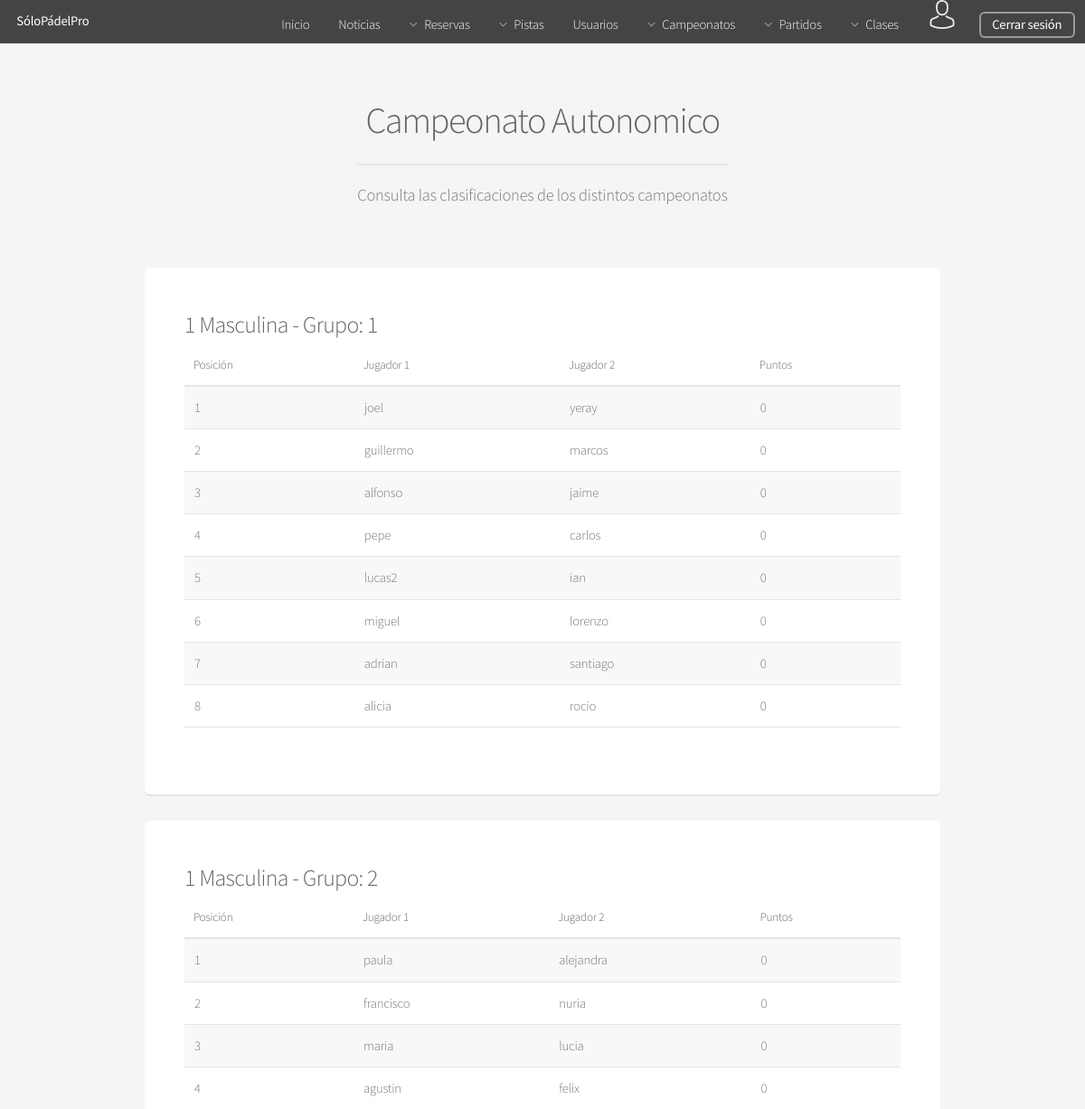
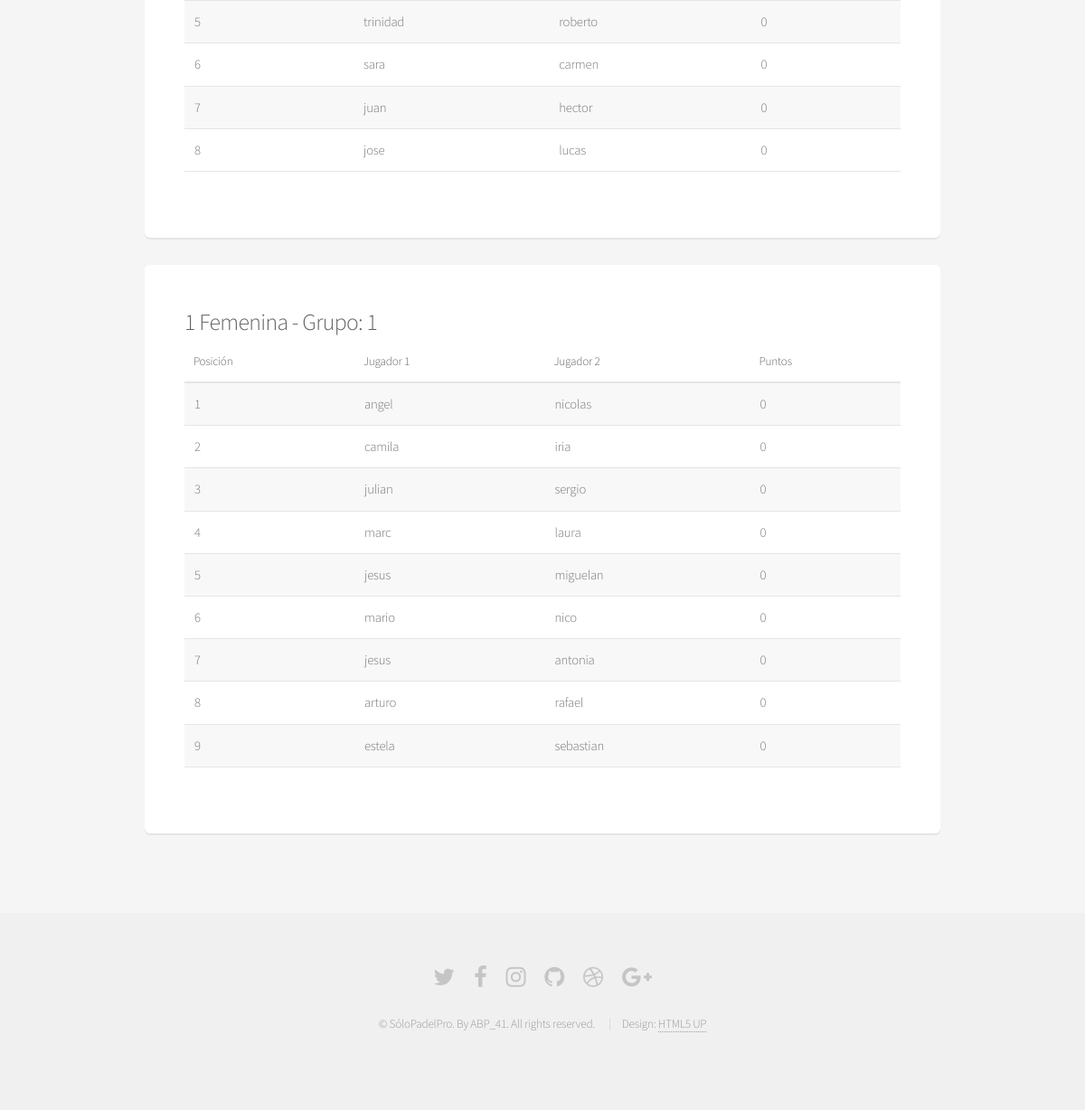
The page /Controllers/CLASIFICACION_Controller.php?action=RANKING&campeonato_ID=2&nombre=Campeonato Autonomico (signed in) on the database its author committed (2 pictures, top to bottom).
### tables this page shows
CREATE TABLE IF NOT EXISTS GRUPO(
  ID int(225) AUTO_INCREMENT NOT NULL ,
  NOMBRE char(1) NOT NULL,
  CAMPEONATO_ID int(225) NOT NULL,
  CATEGORIA_ID int(225) NOT NULL,
  PRIMARY KEY(ID),
  FOREIGN KEY (CAMPEONATO_ID) REFERENCES CAMPEONATO (ID) ON DELETE CASCADE,
  FOREIGN KEY (CATEGORIA_ID) REFERENCES CATEGORIA (ID) ON DELETE CASCADE
);

CREATE TABLE IF NOT EXISTS CATEGORIA(
  ID int(225) AUTO_INCREMENT NOT NULL,
  NIVEL int(5) NOT NULL,
  GENERO varchar(10) NOT NULL,
  PRIMARY KEY (ID)
);

### Controllers/CLASIFICACION_Controller.php (called while the page is built, shortened)
<?php
    include "../Views/CLASIFICACION/RANKING_View.php";
    include "../Models/CAMPEONATO_Model.php";
    include "../Models/CLASIFICACION_Model.php";
	if(isset($_REQUEST['action']))  {
        $action = $_REQUEST['action'];
    }else{
        $action = '';
    }
    if(isset($_REQUEST['campeonato_ID']))  {
        $campeonato_ID = $_REQUEST['campeonato_ID'];
    }
    if(isset($_REQUEST['nombre']))  {
        $nombre = $_REQUEST['nombre'];
    }
    switch ($action) {
        case 'RANKING':
            if(isset($_REQUEST["campeonato_ID"])){
                    $CLASIFICACION = new CLASIFICACION_Model('','','');
                    $nombre_tablas = $CLASIFICACION->CAM_CAT_GRU($campeonato_ID);
                    $clasificaciones = $CLASIFICACION->SHOWALL($campeonato_ID);
                    $num_grupos = $CLASIFICACION->NUM_GRUPOS($campeonato_ID);
                    new RANKING($nombre,$nombre_tablas, $clasificaciones,$num_grupos);
            }
            break;
    }
?>

### Models/CLASIFICACION_Model.php (called while the page is built, shortened)
<?php
class CLASIFICACION_Model{
	var $mysqli;
	function __construct($puntos,$pareja_ID,$grupo_id){
        include_once '../Functions/Access_DB.php';
               $this->mysqli = ConnectDB();
    }
    function GET_GRUPOS($campeonato_id){
        $sql_cam = "SELECT * FROM GRUPO WHERE (CAMPEONATO_ID = '$campeonato_id')";
        return $res_cam = $this->mysqli->query($sql_cam);
    }
    function SHOWALL($campeonato_id){
        $grupos = $this->GET_GRUPOS($campeonato_id);
        $list_grupo =  NULL;
        while ( $grupo = mysqli_fetch_array($grupos) ) {
            $id_grupo = $grupo['ID'];
            $sql = "SELECT
                        C.PUNTOS,
                        P.JUGADOR_1,
                        P.JUGADOR_2
                    FROM
                        CLASIFICACION C,
                        PAREJA P
                    WHERE
                        (C.PAREJA_ID = P.ID) AND
                        (C.GRUPO_ID = '$id_grupo')
                    GROUP BY P.ID
                    ORDER BY C.PUNTOS DESC";
            if($clasificacion_grupo = $this->mysqli->query($sql)){
                $list_grupo[$id_grupo] = $clasificacion_grupo;
            }
        }
        return $list_grupo;
    }
    function CAM_CAT_GRU($campeonato_id){
        $sql_cam = "SELECT  G.NOMBRE AS GRUPO_NOMBRE,
                            CM.NOMBRE AS CAMPEONATO_NOMBRE,
                            CT.NIVEL AS NIVEL,
                            CT.GENERO AS GENERO,
                            G.ID AS GRUPO_ID
                        FROM    GRUPO G,
                                CAMPEONATO_CATEGORIA CC,
                                CAMPEONATO CM,
                                CATEGORIA CT
                        WHERE   (G.CAMPEONATO_ID = CC.CAMPEONATO_ID) AND
                                (G.CATEGORIA_ID = CC.CATEGORIA_ID) AND
                                (CM.ID = CC.CAMPEONATO_ID) AND
                                (CT.ID = CC.CATEGORIA_ID) AND
                                (G.CAMPEONATO_ID = CM.ID) AND
                                (G.CATEGORIA_ID = CT.ID) AND
                                (CM.ID = '$campeonato_id')";
        return $res_cam = $this->mysqli->query($sql_cam);
    }
    function ACTUALIZAR_CLASIFICACION($resultado, $enfrentamiento){
        $sets=explode("/", $resultado);
        $set_1=$sets[0];
        $set_2=$sets[1];
        $set_3=$sets[2];
        $set_1=explode('-', $set_1);
        $p1_set1 = $set_1[0];
        $p2_set1 = $set_1[1];
        $set_2=explode('-', $set_2);
        $p1_set2 = $set_2[0];
        $p2_set2 = $set_2[1];
        $set_3=explode('-', $set_3);
        $p1_set3 = $set_3[0];
        $p2_set3 = $set_3[1];
        $ganador_set_1 = $this->GANADOR_SET($p1_set1, $p2_set1);
        $ganador_set_2 = $this->GANADOR_SET($p1_set2, $p2_set2);
        $ganador_set_3 = $this->GANADOR_SET($p1_set3, $p2_set3);
        $ganador_partido = $this->GANADOR_PARTIDO($ganador_set_1,$ganador_set_2,$ganador_set_3);
        $sql_enf = "SELECT * FROM ENFRENTAMIENTO WHERE (ID = '$enfrentamiento')";
        $res_enf = $this->mysqli->query($sql_enf);
        if ($row_enf = mysqli_fetch_array($res_enf) ){
            $pareja_1 = $row_enf['PAREJA_1'];
            $pareja_2 = $row_enf['PAREJA_2'];
            $grupo_id = $row_enf['GRUPO_ID'];
        }
        $sql_pt1 = "SELECT * FROM CLASIFICACION WHERE (PAREJA_ID = '$pareja_1') AND (GRUPO_ID = '$grupo_id')";
        $res_enf1 = $this->mysqli->query($sql_pt1);
        $sql_pt2 = "SELECT * FROM CLASIFICACION WHERE (PAREJA_ID = '$pareja_2') AND (GRUPO_ID = '$grupo_id') ";
        $res_enf2 = $this->mysqli->query($sql_pt2);
        $row_enf1 = mysqli_fetch_array($res_enf1);
        $row_enf2 = mysqli_fetch_array($res_enf2);
            $p1_pt = $row_enf1['PUNTOS'];
            $p2_pt = $row_enf2['PUNTOS'];
        if($ganador_partido == 1){
            $p1_pt = $p1_pt + 3;
            $p2_pt = $p2_pt + 1;
        }
        $sql_UP1 = "UPDATE CLASIFICACION SET PUNTOS = '$p1_pt' WHERE (PAREJA_ID = '$pareja_1') AND (GRUPO_ID = '$grupo_id') ";
        $sql_UP2 = "UPDATE CLASIFICACION SET PUNTOS = '$p2_pt' WHERE (PAREJA_ID = '$pareja_2') AND (GRUPO_ID = '$grupo_id') ";
        $this->mysqli->query($sql_UP1);
        $this->mysqli->query($sql_UP2);
    }
    function GANADOR_SET($set_p1, $set_p2){
        if( ($set_p1 >= 6) || ($set_p2 >= 6)) {
            if($set_p1 > $set_p2){
                return 1;
            }
             if($set_p1 < $set_p2){
                return 2;
            }
            return 0;
        }else{
            return 0;
        }
    }
    function GANADOR_PARTIDO($set1,$set2,$set3){
        $cont_p1 = 0;
        $cont_p2 = 0;
        if($set1 == 1){
            $cont_p1 = $cont_p1 + 1;
        }
        if($set2 == 1){
            $cont_p1 = $cont_p1 + 1;
        }
       if($set2 == 2){
            $cont_p2 = $cont_p2 + 1;
        }
        if($set3 == 1){
            $cont_p1 = $cont_p1 + 1;
        }
        if($cont_p1 > $cont_p2 ){
            return 1;
        }
        return 0;
    }
}
?>

### Functions/Access_DB.php (called while the page is built, shortened)
<?php
function ConnectDB(){
   $conexion = mysqli_connect("localhost", "abp41", "abp41", "ABP") or (new MESSAGE('ERROR: No se ha podido conectar con la base de datos', '../index.php'));
 if ($conexion->connect_errno) {
    	return false;
 }else{
 	return $conexion;
 }
}
?>

### Views/CLASIFICACION/RANKING_View.php (the view, shortened to what this page needs)
<?php
class RANKING{
	var $campeonato;
	var $nombre_tablas;
	var $num_grupos;
	var $clasificaciones;
	function __construct($campeonato,$nombre_tablas,$clasificaciones,$num_grupos){
		$this->campeonato = $campeonato;
		$this->nombre_tablas = $nombre_tablas;
		$this->num_grupos = $num_grupos;
		$this->clasificaciones = $clasificaciones;
		$this->render();
	}
function render(){
    include '../Views/HEADER_View.php';
?>
	<section id="main" class="container">
		<header>
		   <h2><?php  echo $this->campeonato?></h2>
		    <p>Consulta las clasificaciones de los distintos campeonatos</p>
		 </header>
		 <div class="row">
			<div class="col-12">
									<?php $j = 0; for ($gru=0; $gru < $this->num_grupos; $gru++) {
									 if($cam_cat_gru = mysqli_fetch_array($this->nombre_tablas)){
									 	if(array_key_exists($cam_cat_gru['GRUPO_ID'], $this->clasificaciones))	{
									 		$tupla = $this->clasificaciones[$cam_cat_gru['GRUPO_ID']]; ?>
					 		<section class="box">
					 			<h3><?php echo $cam_cat_gru['NIVEL']." ".$cam_cat_gru['GENERO']." - Grupo: ".$cam_cat_gru['GRUPO_NOMBRE'] ?></h3>
						    		<div class="table-wrapper">
										<table>
											<thead >
												<tr>
													<th>Posición</th>
													<th>Jugador 1</th>
													<th>Jugador 2</th>
													<th>Puntos</th>
												</tr>
											</thead>
											<tbody>
											<?php $i=1;
											while ($clas = mysqli_fetch_array($tupla)) {
											?>
												<tr>
													<td><?php echo $i?></td>
													<td><?php echo $clas['JUGADOR_1']?></td>
													<td><?php echo $clas['JUGADOR_2']?></td>
													<td><?php echo $clas['PUNTOS']?></td>
												</tr>
											<?php $i++; } ?>
											</tbody>
							</table>
						</div>
					</section>
										 <?php
										  }
									}
								 }
						 ?>
        </div>
			</div>
   		</section>
   	<?php
		        include '../Views/FOOTER_View.php';
		    }
		}
    ?>

### assets/css/main.css (style rules this page uses)
html, body, div, span, applet, object, iframe, h1, h2, h3, h4, h5, h6, p, blockquote, pre, a, abbr, acronym, address, big, cite, code, del, dfn, em, img, ins, kbd, q, s, samp, small, strike, strong, sub, sup, tt, var, b, u, i, center, dl, dt, dd, ol, ul, li, fieldset, form, label, legend, table, caption, tbody, tfoot, thead, tr, th, td, article, aside, canvas, details, embed, figure, figcaption, footer, header, hgroup, menu, nav, output, ruby, section, summary, time, mark, audio, video { margin: 0; padding: 0; border: 0; font-size: 100%; font: inherit; vertical-align: baseline; }
article, aside, details, figcaption, figure, footer, header, hgroup, menu, nav, section { display: block; }
body { line-height: 1; }
table { border-collapse: collapse; border-spacing: 0; }
body { -webkit-text-size-adjust: none; }
body { -ms-overflow-style: scrollbar; }
html { box-sizing: border-box; }
*, *:before, *:after { box-sizing: inherit; }
body { background: #f5f5f5; }
body, input, select, textarea { color: #777; font-family: "Source Sans Pro", sans-serif; font-size: 16pt; font-weight: 300; line-height: 1.65em; letter-spacing: -0.015em; }
p { margin: 0 0 2em 0; }
h1, h2, h3, h4, h5, h6 { color: #646464; font-weight: 300; line-height: 1em; margin: 0 0 0.5em 0; }
h2 { font-size: 2.25em; line-height: 1.5em; letter-spacing: -0.035em; }
h3 { font-size: 1.75em; line-height: 1.5em; letter-spacing: -0.025em; }
.row { display: flex; flex-wrap: wrap; box-sizing: border-box; align-items: stretch; }
.row>* { box-sizing: border-box; }
.row>.col-12 { width: 100%; }
.row { margin-top: 0; margin-left: -2em; }
.row>* { padding: 0 0 0 2em; }
@media screen and (max-width: 1680px) { .row { display: flex; flex-wrap: wrap; box-sizing: border-box; align-items: stretch; } }
@media screen and (max-width: 1680px) { .row>* { box-sizing: border-box; } }
@media screen and (max-width: 1680px) { .row { margin-top: 0; margin-left: -2em; } }
@media screen and (max-width: 1680px) { .row>* { padding: 0 0 0 2em; } }
@media screen and (max-width: 1280px) { .row { display: flex; flex-wrap: wrap; box-sizing: border-box; align-items: stretch; } }
@media screen and (max-width: 1280px) { .row>* { box-sizing: border-box; } }
@media screen and (max-width: 1280px) { .row { margin-top: 0; margin-left: -2em; } }
@media screen and (max-width: 1280px) { .row>* { padding: 0 0 0 2em; } }
.container { margin: 0 auto; max-width: calc(100% - 5em); width: 60em; }
header p { color: #999; position: relative; margin: 0 0 1.5em 0; font-style: italic; }
header h2+p { font-size: 1.25em; margin-top: -1em; line-height: 1.5em; }
.box { background: #fff; border-radius: 6px; box-shadow: 0 2px 0 0 #e5e5e5; margin: 0 0 2em 0; padding: 3em; }
.box> :last-child { margin-bottom: 0; }
.table-wrapper { -webkit-overflow-scrolling: touch; overflow-x: auto; }
table { margin: 0 0 2em 0; width: 100%; }
table tbody tr { border: solid 1px #e5e5e5; border-left: 0; border-right: 0; }
table tbody tr:nth-child(2n+1) { background-color: #f8f8f8; }
table td { padding: 0.75em 0.75em; }
table th { color: #646464; font-size: 0.9em; font-weight: 300; padding: 0 0.75em 0.75em 0.75em; text-align: left; }
table thead { border-bottom: solid 2px #e5e5e5; }
#main { padding: 4em 0; }
#main>header { text-align: center; margin: 0 0 3em 0; }
#main>header h2 { font-size: 2.75em; margin: 0; }
#main>header p { border-top: solid 2px #e5e5e5; color: #777; display: inline-block; font-style: normal; margin: 1em 0 0 0; padding: 1em 0 1.25em 0; }
@media screen and (max-width: 1680px) { body, input, select, textarea { font-size: 13pt; } }
@media screen and (max-width: 1280px) { body, input, select, textarea { font-size: 11pt; } }

### rows shown on the page
grupo: CATEGORIA_ID.NIVEL "1", CATEGORIA_ID.GENERO "Masculina", NOMBRE "1", JUGADOR_1 "joel", JUGADOR_2 "yeray", PUNTOS "0", JUGADOR_1 "guillermo", JUGADOR_2 "marcos", JUGADOR_1 "alfonso", JUGADOR_2 "jaime", JUGADOR_1 "pepe", JUGADOR_2 "carlos", JUGADOR_1 "lucas2", JUGADOR_2 "ian", JUGADOR_1 "miguel", JUGADOR_2 "lorenzo", JUGADOR_1 "adrian", JUGADOR_2 "santiago", JUGADOR_1 "alicia", JUGADOR_2 "rocio"
grupo: CATEGORIA_ID.NIVEL "1", CATEGORIA_ID.GENERO "Masculina", NOMBRE "2", JUGADOR_1 "paula", JUGADOR_2 "alejandra", PUNTOS "0", JUGADOR_1 "francisco", JUGADOR_2 "nuria", JUGADOR_1 "maria", JUGADOR_2 "lucia", JUGADOR_1 "agustin", JUGADOR_2 "felix", JUGADOR_1 "trinidad", JUGADOR_2 "roberto", JUGADOR_1 "sara", JUGADOR_2 "carmen", JUGADOR_1 "juan", JUGADOR_2 "hector", JUGADOR_1 "jose", JUGADOR_2 "lucas"
grupo: CATEGORIA_ID.NIVEL "1", CATEGORIA_ID.GENERO "Femenina", NOMBRE "1", JUGADOR_1 "angel", JUGADOR_2 "nicolas", PUNTOS "0", JUGADOR_1 "camila", JUGADOR_2 "iria", JUGADOR_1 "julian", JUGADOR_2 "sergio", JUGADOR_1 "marc", JUGADOR_2 "laura", JUGADOR_1 "jesus", JUGADOR_2 "miguelan", JUGADOR_1 "mario", JUGADOR_2 "nico", JUGADOR_2 "antonia", JUGADOR_1 "arturo", JUGADOR_2 "rafael", JUGADOR_1 "estela", JUGADOR_2 "sebastian"

### other values the page prints
$this->campeonato "Campeonato Autonomico"
